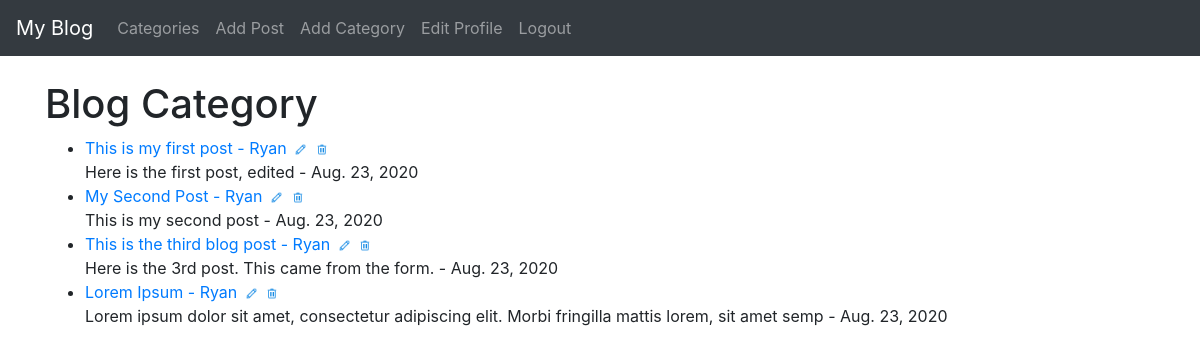
Before: /category/blog/ (signed in) with the older database file.
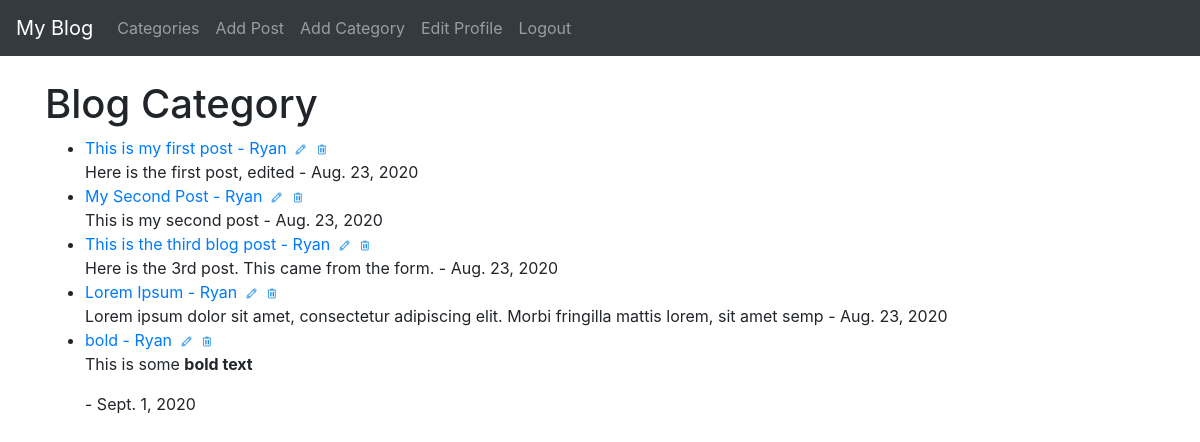
After: the same page with the newer database file.
### theblog/models.py (models this page shows, shortened)
class Post(models.Model):
    title = models.CharField(max_length=255)
    title_tag = models.CharField(max_length=255, default='The Blog - ')
    author = models.ForeignKey(User, on_delete=models.CASCADE)
    body = RichTextField(blank=True, null=True)
    post_date = models.DateField(auto_now_add=True)
    category = models.CharField(max_length=255, default='uncategorized')
    snippet = models.CharField(max_length=255)
    likes = models.ManyToManyField(User, related_name='blog_post')
    dislikes = models.ManyToManyField(User, related_name='blog_post_dislike')

### theblog/views.py (the view)
# urls.py: path('category/<str:cats>/', CategoryView, name='category'),
def CategoryView(request, cats):
    category_posts = Post.objects.filter(category=cats.title().replace('-', ' '))
    return render(request, 'categories.html', {'cats': cats.title().replace('-', ' '),
                                               'category_posts': category_posts})

### theblog/templates/categories.html
{% extends 'base.html' %}
{% load static %}
{% block content %}
    {% if category_posts %}
<h1>{{ cats }} Category</h1>
    <ul>
    {% for post in category_posts %}
        <li><a href="{% url 'article-detail' post.pk %}">{{ post.title }} - {{ post.author.first_name }}</a>
            {% if user.is_authenticated %}
                <a href="{% url 'update_post' post.pk %}"><img src="{% static 'img/edit_32px.png' %}" alt="" class="edit"></a>
                <a href="{% url 'delete_post' post.pk %}"><img src="{% static 'img/trash_32px.png' %}" alt="" class="edit"></a>
            {% endif %}<br>
        {{ post.body|slice:':100'|safe }} - {{ post.post_date }}</li>
    {% endfor %}
    </ul>
    {% else %}
        <h2>This topic does not exist</h2>
    {% endif %}
{% endblock %}

Changed rows visible on the page:
added Post: title "bold", author.first_name "Ryan", body "This is some bold text", post_date "Sept. 1, 2020"
